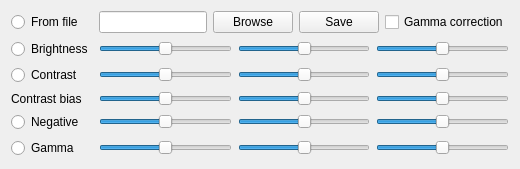
         <widget class="QWidget" name="Trans0">
          <attribute name="title">
           <string>Triple 256-item LUT</string>
          </attribute>
          <layout class="QGridLayout" name="gridLayout_11">
           <item row="4" column="0">
            <widget class="QRadioButton" name="Trans0Op3">
             <property name="text">
              <string>Negative</string>
             </property>
            </widget>
           </item>
           <item row="1" column="0">
            <widget class="QRadioButton" name="Trans0Op1">
             <property name="text">
              <string>Brightness</string>
             </property>
            </widget>
           </item>
           <item row="2" column="0">
            <widget class="QRadioButton" name="Trans0Op2">
             <property name="text">
              <string>Contrast</string>
             </property>
            </widget>
           </item>
           <item row="1" column="1">
            <widget class="QSlider" name="Trans0BriR">
             <property name="minimum">
              <number>-255</number>
             </property>
             <property name="maximum">
              <number>255</number>
             </property>
             <property name="pageStep">
              <number>1</number>
             </property>
             <property name="orientation">
              <enum>Qt::Horizontal</enum>
             </property>
            </widget>
           </item>
           <item row="1" column="2">
            <widget class="QSlider" name="Trans0BriG">
             <property name="minimum">
              <number>-255</number>
             </property>
             <property name="maximum">
              <number>255</number>
             </property>
             <property name="pageStep">
              <number>1</number>
             </property>
             <property name="orientation">
              <enum>Qt::Horizontal</enum>
             </property>
            </widget>
           </item>
           <item row="0" column="0">
            <widget class="QRadioButton" name="Trans0Op0">
             <property name="text">
              <string>From file</string>
             </property>
            </widget>
           </item>
           <item row="1" column="3">
            <widget class="QSlider" name="Trans0BriB">
             <property name="minimum">
              <number>-255</number>
             </property>
             <property name="maximum">
              <number>255</number>
             </property>
             <property name="pageStep">
              <number>1</number>
             </property>
             <property name="orientation">
              <enum>Qt::Horizontal</enum>
             </property>
            </widget>
           </item>
           <item row="2" column="2">
            <widget class="QSlider" name="Trans0ConG">
             <property name="minimum">
              <number>-201</number>
             </property>
             <property name="maximum">
              <number>201</number>
             </property>
             <property name="pageStep">
              <number>1</number>
             </property>
             <property name="orientation">
              <enum>Qt::Horizontal</enum>
             </property>
            </widget>
           </item>
           <item row="2" column="1">
            <widget class="QSlider" name="Trans0ConR">
             <property name="minimum">
              <number>-201</number>
             </property>
             <property name="maximum">
              <number>201</number>
             </property>
             <property name="pageStep">
              <number>1</number>
             </property>
             <property name="orientation">
              <enum>Qt::Horizontal</enum>
             </property>
            </widget>
           </item>
           <item row="0" column="1" colspan="3">
            <layout class="QGridLayout" name="gridLayout_23">
             <item row="0" column="0">
              <widget class="QLineEdit" name="Trans0File"/>
             </item>
             <item row="0" column="1">
              <widget class="QPushButton" name="Trans0FileBtn">
               <property name="text">
                <string>Browse</string>
               </property>
              </widget>
             </item>
             <item row="0" column="2">
              <widget class="QPushButton" name="Trans0FileSave">
               <property name="text">
                <string>Save</string>
               </property>
              </widget>
             </item>
             <item row="0" column="3">
              <widget class="QCheckBox" name="Trans0Gamma">
               <property name="text">
                <string>Gamma correction</string>
               </property>
              </widget>
             </item>
            </layout>
           </item>
           <item row="2" column="3">
            <widget class="QSlider" name="Trans0ConB">
             <property name="minimum">
              <number>-201</number>
             </property>
             <property name="maximum">
              <number>201</number>
             </property>
             <property name="pageStep">
              <number>1</number>
             </property>
             <property name="orientation">
              <enum>Qt::Horizontal</enum>
             </property>
            </widget>
           </item>
           <item row="4" column="1">
            <widget class="QSlider" name="Trans0InvR">
             <property name="minimum">
              <number>-256</number>
             </property>
             <property name="maximum">
              <number>256</number>
             </property>
             <property name="pageStep">
              <number>1</number>
             </property>
             <property name="orientation">
              <enum>Qt::Horizontal</enum>
             </property>
            </widget>
           </item>
           <item row="4" column="3">
            <widget class="QSlider" name="Trans0InvB">
             <property name="minimum">
              <number>-256</number>
             </property>
             <property name="maximum">
              <number>256</number>
             </property>
             <property name="pageStep">
              <number>1</number>
             </property>
             <property name="orientation">
              <enum>Qt::Horizontal</enum>
             </property>
            </widget>
           </item>
           <item row="5" column="1">
            <widget class="QSlider" name="Trans0GammaR">
             <property name="minimum">
              <number>-201</number>
             </property>
             <property name="maximum">
              <number>201</number>
             </property>
             <property name="pageStep">
              <number>1</number>
             </property>
             <property name="orientation">
              <enum>Qt::Horizontal</enum>
             </property>
            </widget>
           </item>
           <item row="5" column="3">
            <widget class="QSlider" name="Trans0GammaB">
             <property name="minimum">
              <number>-201</number>
             </property>
             <property name="maximum">
              <number>201</number>
             </property>
             <property name="pageStep">
              <number>1</number>
             </property>
             <property name="orientation">
              <enum>Qt::Horizontal</enum>
             </property>
            </widget>
           </item>
           <item row="5" column="0">
            <widget class="QRadioButton" name="Trans0Op4">
             <property name="text">
              <string>Gamma</string>
             </property>
            </widget>
           </item>
           <item row="5" column="2">
            <widget class="QSlider" name="Trans0GammaG">
             <property name="minimum">
              <number>-201</number>
             </property>
             <property name="maximum">
              <number>201</number>
             </property>
             <property name="pageStep">
              <number>1</number>
             </property>
             <property name="orientation">
              <enum>Qt::Horizontal</enum>
             </property>
            </widget>
           </item>
           <item row="4" column="2">
            <widget class="QSlider" name="Trans0InvG">
             <property name="minimum">
              <number>-256</number>
             </property>
             <property name="maximum">
              <number>256</number>
             </property>
             <property name="pageStep">
              <number>1</number>
             </property>
             <property name="orientation">
              <enum>Qt::Horizontal</enum>
             </property>
            </widget>
           </item>
           <item row="3" column="1">
            <widget class="QSlider" name="Trans0ConBiasR">
             <property name="minimum">
              <number>-255</number>
             </property>
             <property name="maximum">
              <number>255</number>
             </property>
             <property name="pageStep">
              <number>1</number>
             </property>
             <property name="orientation">
              <enum>Qt::Horizontal</enum>
             </property>
            </widget>
           </item>
           <item row="3" column="2">
            <widget class="QSlider" name="Trans0ConBiasG">
             <property name="minimum">
              <number>-255</number>
             </property>
             <property name="maximum">
              <number>255</number>
             </property>
             <property name="pageStep">
              <number>1</number>
             </property>
             <property name="orientation">
              <enum>Qt::Horizontal</enum>
             </property>
            </widget>
           </item>
           <item row="3" column="3">
            <widget class="QSlider" name="Trans0ConBiasB">
             <property name="minimum">
              <number>-255</number>
             </property>
             <property name="maximum">
              <number>255</number>
             </property>
             <property name="pageStep">
              <number>1</number>
             </property>
             <property name="orientation">
              <enum>Qt::Horizontal</enum>
             </property>
            </widget>
           </item>
           <item row="3" column="0">
            <widget class="QLabel" name="Trans0ConBiasL">
             <property name="text">
              <string>Contrast bias</string>
             </property>
            </widget>
           </item>
          </layout>
         </widget>
